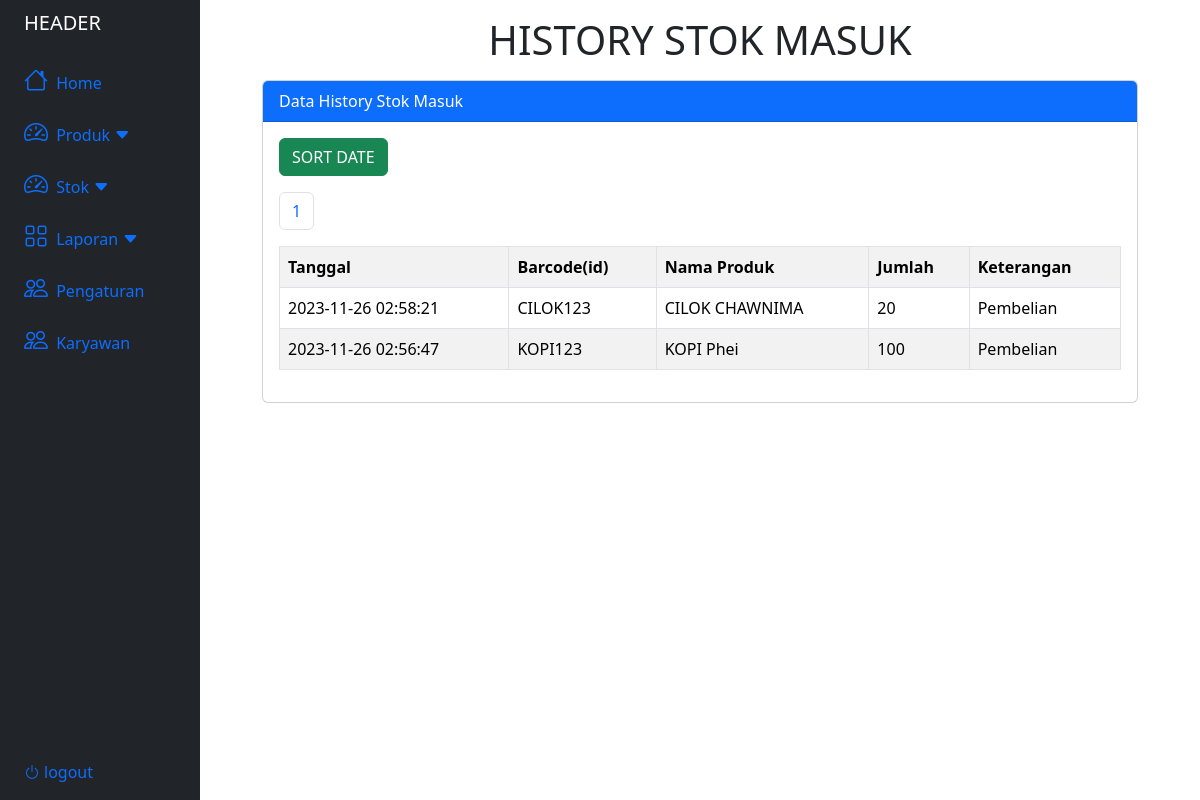
/laporan/sm_history.php, run on an earlier commit of the app's database.
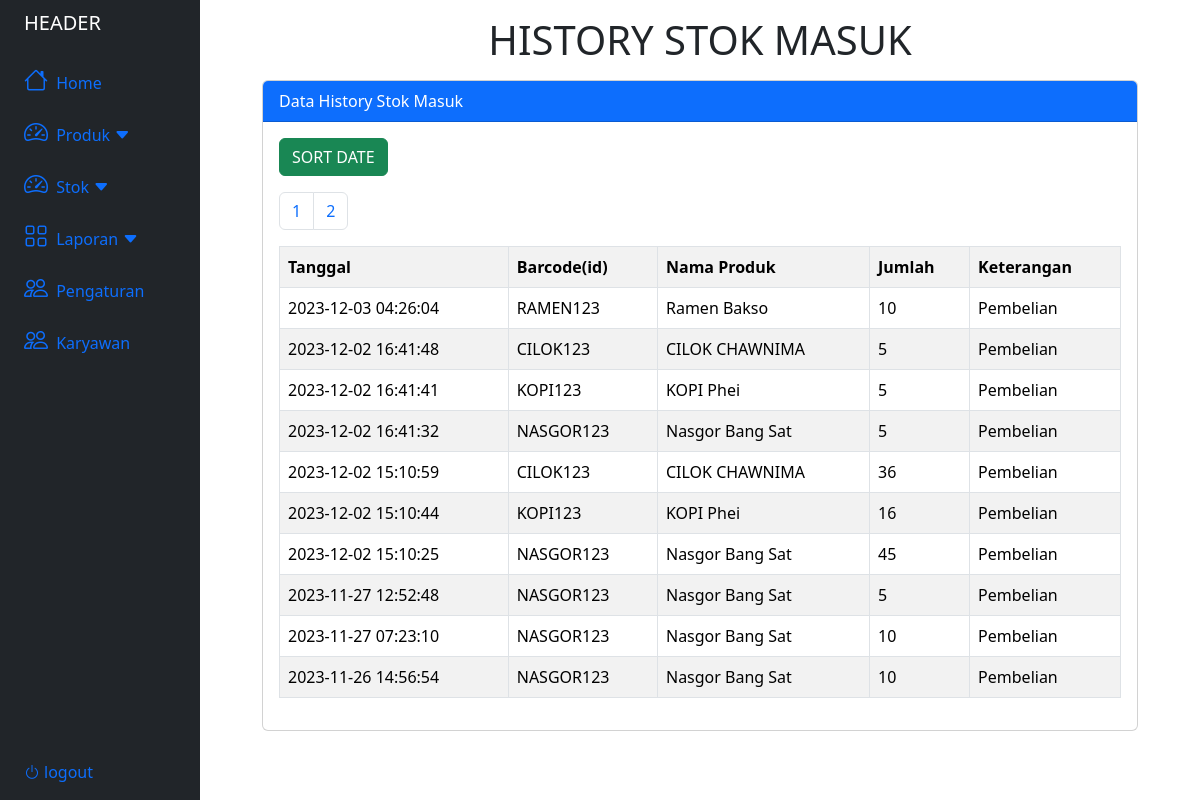
And on a later commit of the database.
### tables this page shows
CREATE TABLE `stokmasuk` (
  `id_sm` int(11) NOT NULL,
  `tanggal` timestamp NOT NULL DEFAULT current_timestamp(),
  `id_produk` varchar(50) NOT NULL,
  `jumlah` int(11) NOT NULL,
  `id_keterangan` int(50) NOT NULL
);

CREATE TABLE `produk` (
  `id_produk` varchar(50) NOT NULL,
  `nama_produk` varchar(50) NOT NULL,
  `satuan` int(50) NOT NULL,
  `kategori` int(50) NOT NULL,
  `harga` int(50) NOT NULL,
  `stok` int(50) NOT NULL DEFAULT 0
);

CREATE TABLE `keteranganmasuk` (
  `id_km` int(11) NOT NULL,
  `nama_km` varchar(50) NOT NULL
);

### laporan/sm_history.php (the view, shortened to what this page needs)
<?php
include("../database.php");
?>
<!DOCTYPE html>
<html lang="en">
<head>
    <link rel="stylesheet" href="https://cdnjs.cloudflare.com/ajax/libs/font-awesome/6.0.0/css/all.min.css">
    <link rel="stylesheet" href="https://cdn.jsdelivr.net/npm/bootstrap-icons@1.11.1/font/bootstrap-icons.css">
    <link href="https://cdn.jsdelivr.net/npm/bootstrap@5.3.2/dist/css/bootstrap.min.css" rel="stylesheet">
    <link rel="stylesheet" href="produkStyle.css">
</head>
<body>
    <div class="container-fluid">
        <div class="row flex-nowrap">
            <?php
            include("../header.php");
            ?>
            <div class="container col-9">
                <h1 class="text-center mt-3">HISTORY STOK MASUK</h1>
                <div class="card mt-3">
                    <div class="card-header bg-primary text-white">
                        Data History Stok Masuk
                    </div>
                    <div class="card-body">
                        <button type="button" class="btn btn-success mb-3" data-bs-toggle="modal" data-bs-target="#dateModal">
                            SORT DATE
                        </button>
                        <table class="table table-bordered table-striped table-hover">
                            <tr>
                                <th>Tanggal</th>
                                <th>Barcode(id)</th>
                                <th>Nama Produk</th>
                                <th>Jumlah</th>
                                <th>Keterangan</th>
                            </tr>
                            <?php
                            $limit = 10;
                            $page = isset($_GET['page']) ? $_GET['page'] : 1;
                            $start = ($page - 1) * $limit;
                            $tampil = mysqli_query($conn, "SELECT * FROM stokmasuk ORDER BY id_sm DESC LIMIT $start, $limit");
                            while ($data = mysqli_fetch_array($tampil)) :
                                $produk = mysqli_query($conn, "SELECT * FROM produk WHERE id_produk = '$data[id_produk]'");
                                $data_produk = mysqli_fetch_assoc($produk);
                                $keterangan = mysqli_query($conn, "SELECT * FROM keteranganmasuk WHERE id_km = '$data[id_keterangan]'");
                                $data_keterangan = mysqli_fetch_assoc($keterangan);
                            ?>
                                <tr>
                                    <td><?= $data['tanggal'] ?></td>
                                    <td><?= $data_produk['id_produk'] ?></td>
                                    <td><?= $data_produk['nama_produk'] ?></td>
                                    <td><?= $data['jumlah'] ?></td>
                                    <td><?= $data_keterangan['nama_km'] ?></td>
                                </tr>
                            <?php endwhile; ?>
                            <?php
                            $result_count = mysqli_query($conn, "SELECT COUNT(id_sm) AS total FROM stokmasuk");
                            $row = mysqli_fetch_assoc($result_count);
                            $total_records = $row['total'];
                            $total_pages = ceil($total_records / $limit);
                            echo "<ul class='pagination'>";
                            for ($i = 1; $i <= $total_pages; $i++) {
                                echo "<li class='page-item'><a class='page-link' href='sm_history.php?page=$i'>$i</a></li>";
                            }
                            echo "</ul>";
                            ?>
                        </table>
                    </div>
                </div>
            </div>
        </div>
    </div>
</body>
</html>

What changed in the data, as far as the page shows it:
no longer on this page (row unchanged): stokmasuk: tanggal "2023-11-26 02:58:21", id_produk.id_produk "CILOK123", id_produk.nama_produk "CILOK CHAWNIMA", jumlah "20", id_keterangan.nama_km "Pembelian"
no longer on this page (row unchanged): stokmasuk: tanggal "2023-11-26 02:56:47", id_produk.id_produk "KOPI123", id_produk.nama_produk "KOPI Phei", jumlah "100", id_keterangan.nama_km "Pembelian"
added stokmasuk: tanggal "2023-12-03 04:26:04", id_produk.id_produk "RAMEN123", id_produk.nama_produk "Ramen Bakso", jumlah "10", id_keterangan.nama_km "Pembelian"
added stokmasuk: tanggal "2023-12-02 16:41:48", id_produk.id_produk "CILOK123", id_produk.nama_produk "CILOK CHAWNIMA", jumlah "5", id_keterangan.nama_km "Pembelian"
added stokmasuk: tanggal "2023-12-02 16:41:41", id_produk.id_produk "KOPI123", id_produk.nama_produk "KOPI Phei", jumlah "5", id_keterangan.nama_km "Pembelian"
added stokmasuk: tanggal "2023-12-02 16:41:32", id_produk.id_produk "NASGOR123", id_produk.nama_produk "Nasgor Bang Sat", jumlah "5", id_keterangan.nama_km "Pembelian"
added stokmasuk: tanggal "2023-12-02 15:10:59", id_produk.id_produk "CILOK123", id_produk.nama_produk "CILOK CHAWNIMA", jumlah "36", id_keterangan.nama_km "Pembelian"
added stokmasuk: tanggal "2023-12-02 15:10:44", id_produk.id_produk "KOPI123", id_produk.nama_produk "KOPI Phei", jumlah "16", id_keterangan.nama_km "Pembelian"
added stokmasuk: tanggal "2023-12-02 15:10:25", id_produk.id_produk "NASGOR123", id_produk.nama_produk "Nasgor Bang Sat", jumlah "45", id_keterangan.nama_km "Pembelian"
added stokmasuk: tanggal "2023-11-27 12:52:48", id_produk.id_produk "NASGOR123", id_produk.nama_produk "Nasgor Bang Sat", jumlah "5", id_keterangan.nama_km "Pembelian"
added stokmasuk: tanggal "2023-11-27 07:23:10", id_produk.id_produk "NASGOR123", id_produk.nama_produk "Nasgor Bang Sat", jumlah "10", id_keterangan.nama_km "Pembelian"
added stokmasuk: tanggal "2023-11-26 14:56:54", id_produk.id_produk "NASGOR123", id_produk.nama_produk "Nasgor Bang Sat", jumlah "10", id_keterangan.nama_km "Pembelian"
Also different on the page:
new list line: "2"
